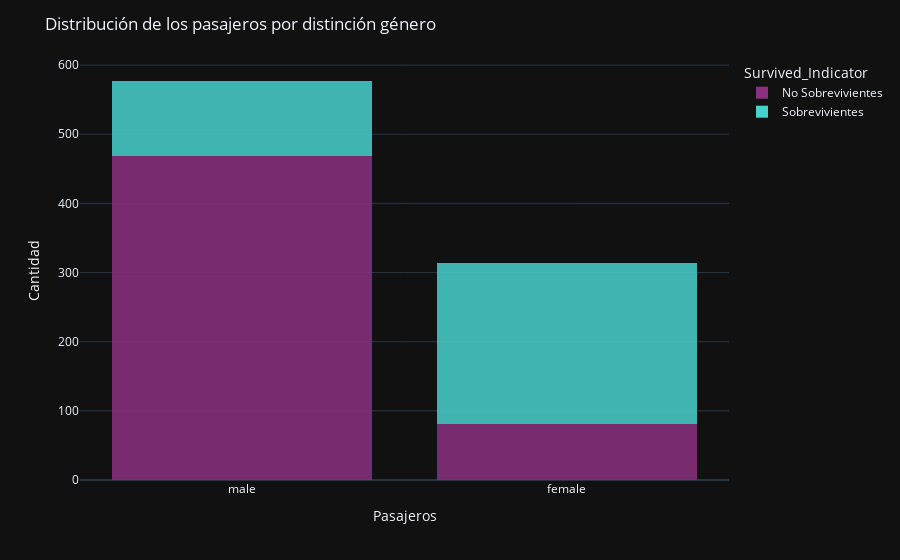

The code cell stored with this chart in its notebook:
### Markdown cell above
"""Este histograma muestra la cantidad de pasajeros en cada categoría de título que tenía dentro de la columna “Name”. Observamos que la mayoría de los pasajeros tienen títulos comunes como “Miss”, “Mrs.” y “Miss”. Con estos títulos podemos ver el género y el estado civil de los pasajeros. 
    Podemos observar que la categoría más numerosa es “Mr.” Esto sugiere que la mayoría de los pasajeros eran hombres
    """

### Code cell
# ANALISIS DE SOBREVIVIENTES SEGUN EL GÉNERO
fig = px.histogram(df, x='Sex', color='Survived_Indicator', barmode='stack', nbins=25,
                   color_discrete_sequence=colorx, opacity=0.85,template='plotly_dark')

fig.update_layout(
    title='Distribución de los pasajeros por distinción género',
    xaxis=dict(title='Pasajeros'),
    yaxis=dict(title='Cantidad')
    )
fig.show()

### Figure 1 — Plotly figure (JSON) as saved in the notebook; plotly's stock layout.template omitted (floating-point values rounded to 4 significant figures; data arrays with more than 128 entries replaced by an {"elided": "..."} marker saying what was removed)
{"data": [{"alignmentgroup": "True", "bingroup": "x", "hovertemplate": "Survived_Indicator=No Sobrevivientes<br>Sex=%{x}<br>count=%{y}<extra></extra>", "legendgroup": "No Sobrevivientes", "marker": {"color": "#8A307F", "opacity": 0.85, "pattern": {"shape": ""}}, "name": "No Sobrevivientes", "nbinsx": 25, "offsetgroup": "No Sobrevivientes", "orientation": "v", "showlegend": true, "type": "histogram", "x": {"elided": "549 str values"}, "xaxis": "x", "yaxis": "y"}, {"alignmentgroup": "True", "bingroup": "x", "hovertemplate": "Survived_Indicator=Sobrevivientes<br>Sex=%{x}<br>count=%{y}<extra></extra>", "legendgroup": "Sobrevivientes", "marker": {"color": "MEDIUMturquoise", "opacity": 0.85, "pattern": {"shape": ""}}, "name": "Sobrevivientes", "nbinsx": 25, "offsetgroup": "Sobrevivientes", "orientation": "v", "showlegend": true, "type": "histogram", "x": {"elided": "342 str values"}, "xaxis": "x", "yaxis": "y"}], "layout": {"barmode": "stack", "legend": {"title": {"text": "Survived_Indicator"}, "tracegroupgap": 0}, "margin": {"t": 60}, "title": {"text": "Distribución de los pasajeros por distinción género"}, "xaxis": {"anchor": "y", "domain": [0, 1], "title": {"text": "Pasajeros"}}, "yaxis": {"anchor": "x", "domain": [0, 1], "title": {"text": "Cantidad"}}}}
